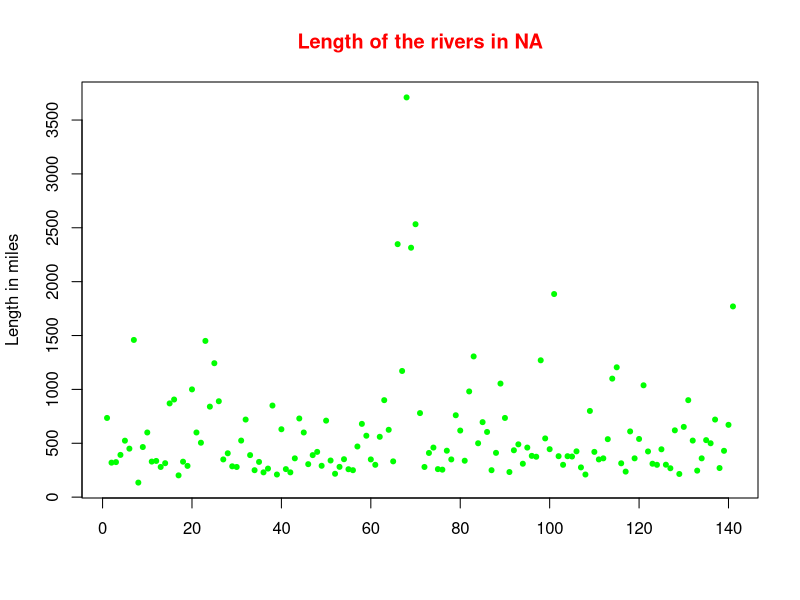

The R source for this figure:
#plot(lynx)
#plot(lynx, main="Sachin's Lynx plot", col="red", col.main="green", cex.main=1.5)
#?pch
#x=2:4
#plot(x, pch="c")

?rivers
x=1:141
y=rivers

plot(x,y, col="green", pch=20, main="Length of the rivers in NA", col.main="red", xlab="", ylab="Length in miles")
